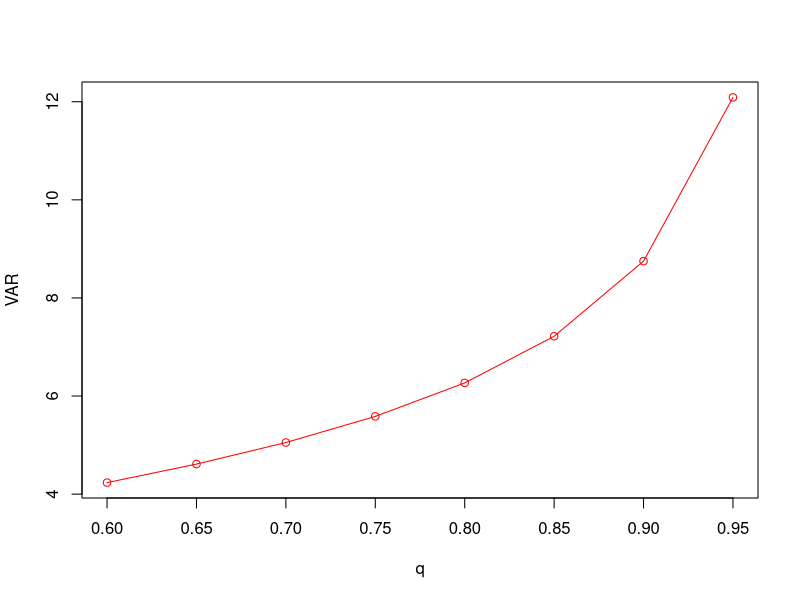

Recreate this plot in R.
w <- function(x, a , k){
  1-exp(-(x/k)^(a))
}

cdf <- function(x, alpha,lambda, m, a, k){
  1-(1+x*(w(x,a, k)+m)/lambda)^(-alpha)
}


f <- function(x, alpha,lambda, m,a,k){
  (alpha/lambda)*(w(x,a,k)+m+x*(a/k)*((x/k)^(a-1))*(exp(-(x/k)^(a))))*(1+x*((w(x,a, k)+m)/lambda))^(-alpha-1)
}



# Générer des données
set.seed(123)  # Pour la reproductibilité
n <- 1000  # Nombre d'observations


alpha <- 3.59
lambda <- 9.18
k <- 4.25
m <- 0
a <-1.46
# Faire varier q de 0.60 à 0.95
q <- seq(0.6, 0.95, by = 0.05)


VAR <- matrix(NA, nrow = 1, ncol = length(q))

for (i in 1) {
  for (j in 1:length(q)) {
    qlmax_weibull  <- function(q, alpha, lambda, m, a, k) {
      cdf_value <- function(x) {
        cdf(x, alpha, lambda, m, a, k)
      }

      lower <- 0
      upper <- 100

      result <- optimize(function(x) abs(cdf_value(x) - q), interval = c(lower, upper))$minimum

      return(result)
    }
    VAR[i,j] <- qlmax_weibull(q[j],alpha[i], lambda[i], m[i], a[i], k[i])
  }
}


# Utiliser une palette de couleurs
colors <- rainbow(4)

# Tracer la première ligne avec 'plot()'
plot(q, VAR[1, ], type = "o", col = colors[1], xlab = "q", ylab = "VAR")

# # Ajouter les autres lignes avec 'lines()'
# for (i in 2:4) {
#   lines(q, VAR[i, ], type = "o", col = colors[i])
# }

#legend("topleft", legend = paste("\u03BB =", lambda, ", \u03B1 =", alpha, ", k =", k, ",m =", m, ",a =",a),
 #      col = colors, lty = 1, pch = 1, cex = 0.8, bty = "n")

# # Tracer un nuage de points pour les valeurs VAR en fonction de q
# plot(q, VAR, type = "p", pch = 16, col = "black", xlab = "q", ylab = "VaR")
#
# # Ajouter une ligne reliant les points
# lines(q, VAR, type = "l", col = "blue")
